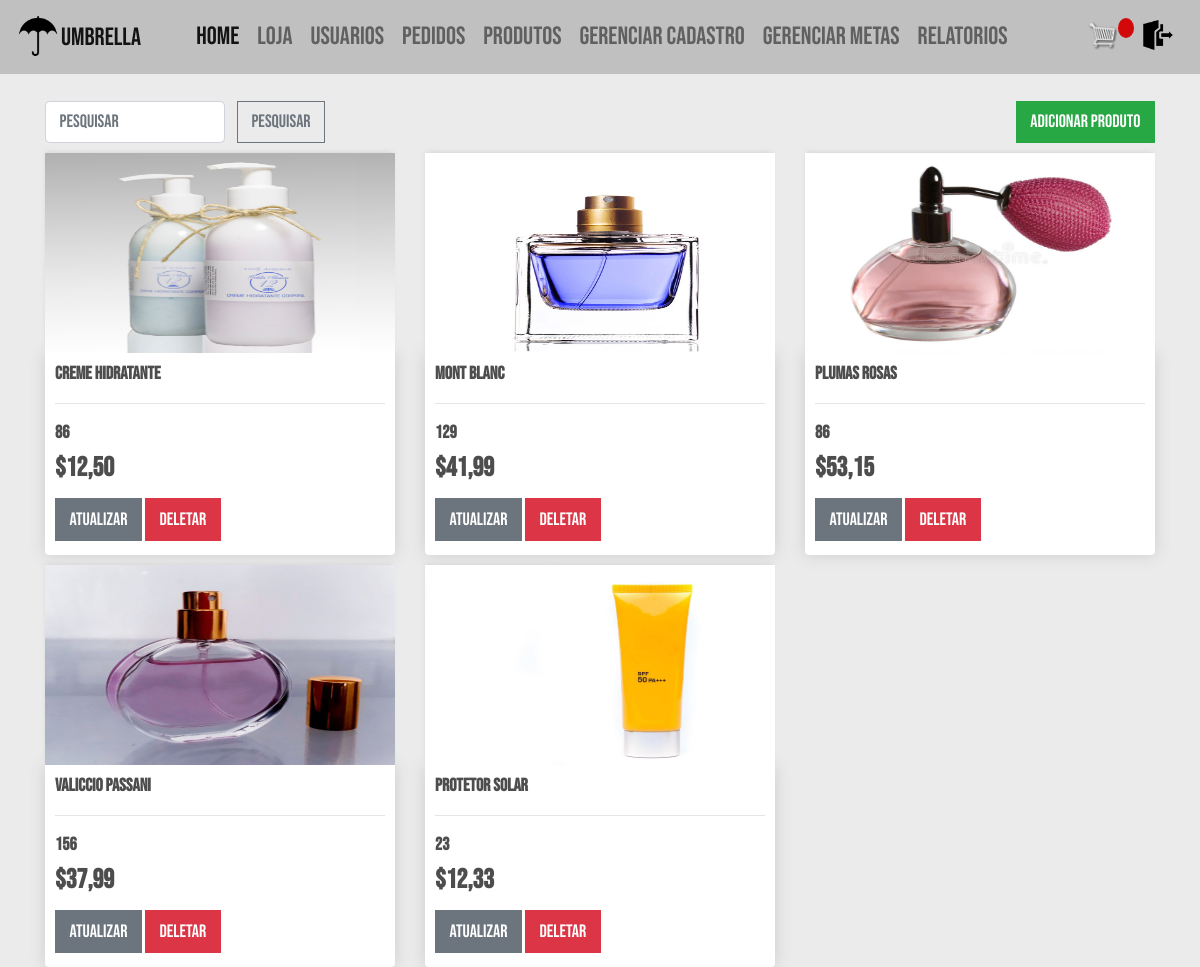
/cadastro_produtos/ (signed in), run on an earlier commit of the app's database.
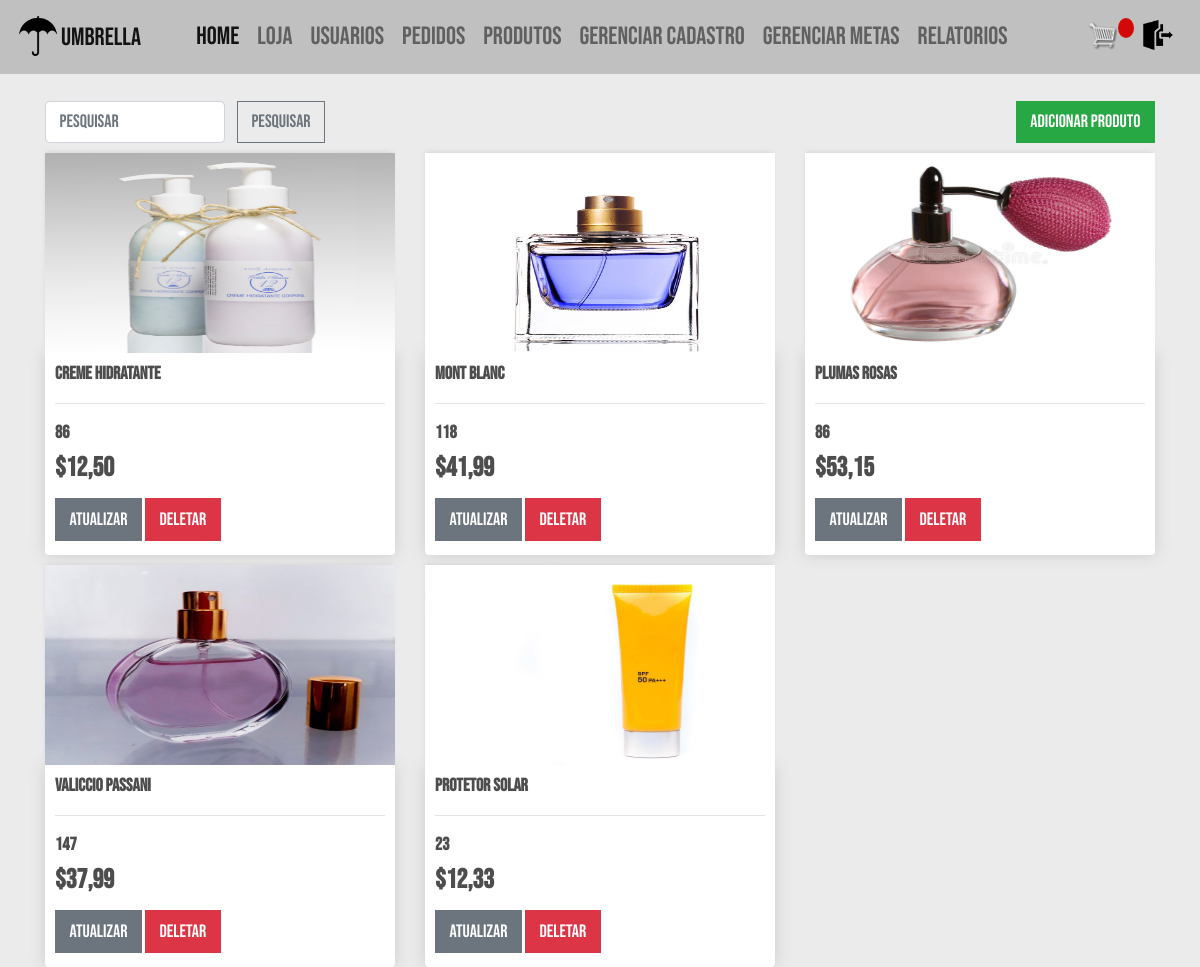
And on a later commit of the database.
### vendas/models.py (models this page shows, shortened)
class Produto(models.Model):
    codigo = models.IntegerField(
        _("codigo do produto"), unique=True)
    descricao = models.CharField(_("descrição"), max_length=200, null=True)
    nome = models.CharField(_("nome do produto"),
                            max_length=100, unique=True, null=True)
    qtde_estoque = models.PositiveIntegerField(
        _("quantidade em estoque"), null=True)
    preco = models.FloatField(_("preço do produto"), null=True)
    image = models.ImageField(null=True, blank=True)
    @property
    def imageURL(self):
        try:
            url = self.image.url
        except:
            url = ''
        return url

### vendas/views.py (the view)
# urls.py: path('cadastro_produtos/', views.lista_produtos, name='cadastro_produtos'),
@login_required
@user_passes_test(supervisor_franquia_check)
def lista_produtos(request):
    produtos = Produto.objects.all()
    return render(request, "vendas/cadastro_produtos.html", {'produtos': produtos})

### users/models.py (called while the page is built)
    def __str__(self):
        return self.email

### vendas/views.py (called while the page is built)
def supervisor_franquia_check(user):
    if user.type == 'SUPERVISOR' or user.type == 'FRANQUIA':
        return True
    else:
        return False

### vendas/templates/vendas/cadastro_produtos.html
{% extends 'vendas/base.html' %}
{% load static %}
{% block content %}
	<form class="form-inline" action="{% url 'pesquisa_produtos' %}" method="get" style="display: inline;">
		<input class="form-control mr-sm-2" name="q" type="search" placeholder="Pesquisar" aria-label="Pesquisar">
		<button class="btn btn-outline-secondary my-2 my-sm-0" type="submit">Pesquisar</button>
  	</form>
	<a class="btn btn-success add-prod" href="{% url 'adicionar_produto' %}">Adicionar produto</a>
	<div class="row">
		{% for produto in produtos %}
			<div class="col-lg-4">
				<img class="thumbnail" src="{{produto.imageURL}}">
				<div class="box-element product">
					<h6><strong>{{produto.nome}}</strong></h6>
					<hr>
					<h6><strong>{{produto.qtde_estoque}}</strong></h6>
                    <h4 tyle="display: inline-block; float: right"><strong>${{produto.preco|floatformat:2}}</strong></h4>
                    <div>
                        <a class="btn btn-secondary btn-me mt-1 mb-1" href="{% url 'atualizar_produto' produto.id %}">Atualizar</a>
                        <a class="btn btn-danger btn-me mt-1 mb-1" href="{% url 'deletar_produto' produto.id %}">Deletar</a>
                    </div>
				</div>
			</div>
		{% endfor %}
	</div>
{% endblock content %}

What changed in the data, as far as the page shows it:
changed Produto "mont blanc": qtde_estoque "129" → "118"
changed Produto "valiccio passani": qtde_estoque "156" → "147"
